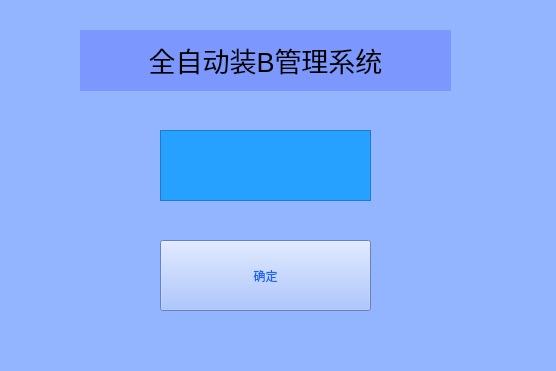
<?xml version="1.0" encoding="UTF-8"?>
<ui version="4.0">
 <class>MAIN</class>
 <widget class="QWidget" name="MAIN">
  <property name="geometry">
   <rect>
    <x>0</x>
    <y>0</y>
    <width>556</width>
    <height>371</height>
   </rect>
  </property>
  <property name="windowTitle">
   <string>Form</string>
  </property>
  <property name="styleSheet">
   <string notr="true">background-color: rgb(147, 180, 255);</string>
  </property>
  <widget class="QPushButton" name="btnSure">
   <property name="geometry">
    <rect>
     <x>160</x>
     <y>240</y>
     <width>211</width>
     <height>71</height>
    </rect>
   </property>
   <property name="styleSheet">
    <string notr="true">font: 57 22pt &quot;Quicksand Medium&quot;;
color: rgb(24, 100, 255);</string>
   </property>
   <property name="text">
    <string>确定</string>
   </property>
  </widget>
  <widget class="QTextEdit" name="edtPasswd">
   <property name="geometry">
    <rect>
     <x>160</x>
     <y>130</y>
     <width>211</width>
     <height>71</height>
    </rect>
   </property>
   <property name="styleSheet">
    <string notr="true">background-color: rgb(38, 161, 255);
font: 30pt &quot;Yellowtail&quot;;</string>
   </property>
   <property name="html">
    <string>&lt;!DOCTYPE HTML PUBLIC &quot;-//W3C//DTD HTML 4.0//EN&quot; &quot;http://www.w3.org/TR/REC-html40/strict.dtd&quot;&gt;
&lt;html&gt;&lt;head&gt;&lt;meta name=&quot;qrichtext&quot; content=&quot;1&quot; /&gt;&lt;style type=&quot;text/css&quot;&gt;
p, li { white-space: pre-wrap; }
&lt;/style&gt;&lt;/head&gt;&lt;body style=&quot; font-family:'Yellowtail'; font-size:30pt; font-weight:400; font-style:normal;&quot;&gt;
&lt;p style=&quot;-qt-paragraph-type:empty; margin-top:0px; margin-bottom:0px; margin-left:0px; margin-right:0px; -qt-block-indent:0; text-indent:0px; font-family:'SimSun'; font-size:9pt;&quot;&gt;&lt;br /&gt;&lt;/p&gt;&lt;/body&gt;&lt;/html&gt;</string>
   </property>
  </widget>
  <widget class="QLabel" name="lblLogo">
   <property name="geometry">
    <rect>
     <x>80</x>
     <y>30</y>
     <width>371</width>
     <height>61</height>
    </rect>
   </property>
   <property name="styleSheet">
    <string notr="true">background-color: rgb(124, 152, 255);
font: 30pt &quot;Yellowtail&quot;;</string>
   </property>
   <property name="text">
    <string>&lt;html&gt;&lt;head/&gt;&lt;body&gt;&lt;p align=&quot;center&quot;&gt;&lt;span style=&quot; font-size:20pt;&quot;&gt;全自动装B管理系统&lt;/span&gt;&lt;/p&gt;&lt;/body&gt;&lt;/html&gt;</string>
   </property>
  </widget>
 </widget>
 <resources/>
 <connections/>
</ui>
